Frame 1 (no input): blank canvas, image omitted
Frame 60 (no input): blank canvas, image omitted
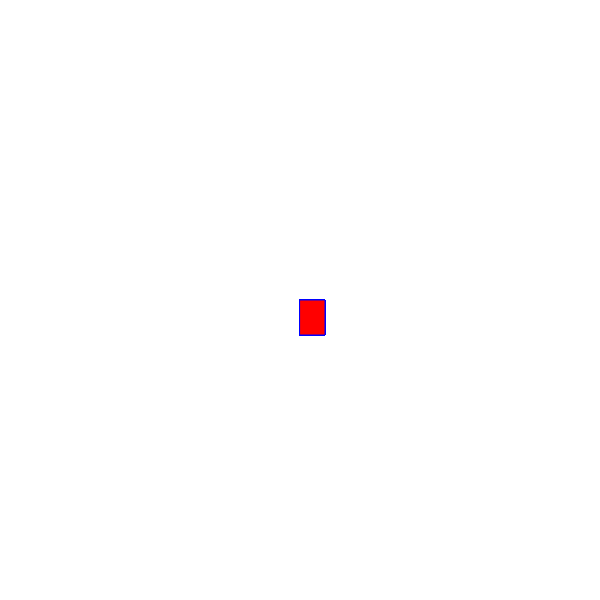
Frame 120 (the mouse pressed at the canvas centre since frame 60)

The p5.js sketch whose frames 1 and 60 were blank and that drew this single picture after the mouse press (run headless with seeded random() and noise() and a simulated clock; from frame 60 on, the mouse is pressed at the canvas centre):

// p5.js sketch
// ── sketch.js
function setup() {
    createCanvas(600, 600);
    background("white");
  }
  
  function draw() {
    stroke("blue");
    fill("red");
  
    // console.log(mouseIsPressed)
  
    if (mouseIsPressed) {
      rect(mouseX, mouseY, 25, 35);
    }
  
  
  }
